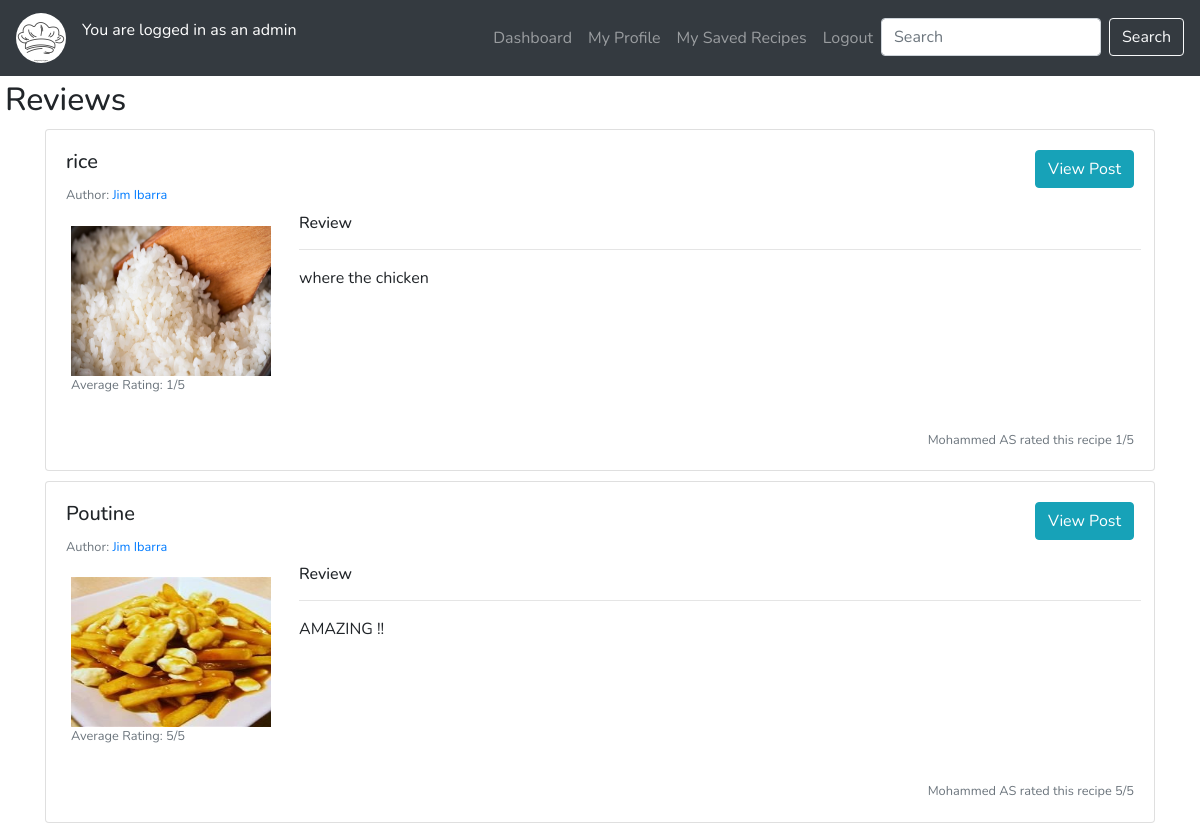
/review/index/21 (signed in), run on the app's committed database.
### tables this page shows
CREATE TABLE `review` (
  `review_id` int(6) NOT NULL,
  `profile_id` int(6) NOT NULL,
  `post_id` int(6) NOT NULL,
  `review_content` text NOT NULL,
  `rating` int(11) DEFAULT NULL
);

CREATE TABLE `post` (
  `post_id` int(6) NOT NULL,
  `profile_id` int(6) NOT NULL,
  `type_id` int(6) NOT NULL,
  `title` varchar(30) NOT NULL,
  `picture_id` int(6) NOT NULL,
  `description` varchar(250) NOT NULL,
  `ingredients` text NOT NULL,
  `time` varchar(20) NOT NULL,
  `preperation_time` varchar(60) NOT NULL,
  `directions` text NOT NULL,
  `portions` int(11) NOT NULL,
  `date_posted` timestamp NOT NULL DEFAULT CURRENT_TIMESTAMP
);

CREATE TABLE `picture` (
  `picture_id` int(6) NOT NULL,
  `path` text NOT NULL
);

### htdocs/app/core/Controller.php (called while the page is built, shortened)
<?php
	require_once ('app/views/layout/layout.php');
	class Controller{
		public function model($model){
			return new $model();
		}
		public function view($view, $method, $data = []){
			require_once 'app/views/' . $view  . "/" . $method . '.php';
		}
	}

### htdocs/app/controllers/review.php (called while the page is built, shortened)
<?php
	class Review extends Controller{
		public function index($profile_id){
			$profileModel = $this->model('ProfileModel');
			$reviewModel = $this->model('ReviewModel');
			$profile = $profileModel->getProfileByProfileId($profile_id);
			$reviews = $reviewModel->getAllReviews($profile->profile_id);
			$this->view('review','index', $reviews);
		}
	}

### htdocs/app/core/App.php (called while the page is built, shortened)
<?php
	class App{
		protected $method = 'dashboard';
		public function __construct(){
			$url = $this->parseUrl();
			if(file_exists('app/controllers/' . $url[0] . '.php')){
				unset($url[0]);
			}
			$this->controller = new $this->controller;
			if(isset($url[1])){
				if(method_exists($this->controller, $url[1])){
					$this->method = $url[1];
					unset($url[1]);
				}
			}
			$this->params = $url ? array_values($url) : [];
			call_user_func_array([$this->controller, $this->method], $this->params);
		}
		public function parseUrl(){
			if(isset($_GET['url'])){
				return $url = explode('/', filter_var(rtrim($_GET['url'], '/'), FILTER_SANITIZE_URL));
			}
		}
	}

### htdocs/index.php (called while the page is built, shortened)
<?php
	$app = new App;

### htdocs/app/core/Model.php (called while the page is built, shortened)
<?php
class Model {
	function __construct(){
		$host = 'localhost';
		$dbname = 'Project';
		$user = 'root';
		$pass = '';
		try{
			$this->_connection = new PDO("mysql:host=$host; dbname=$dbname", $user, $pass);
		}catch(PDOException $e){
			echo $e->getMessage();
		}
	}
}

### htdocs/app/models/ReviewModel.php (called while the page is built, shortened)
<?php
	class ReviewModel extends Model{
		public function getAllReviews($id){
			$query = "SELECT review.*, post.title,post.profile_id as 'author_id', picture.path,
						CONCAT(profile.first_name, ' ', profile.last_name) as name,
							(SELECT CONCAT(profile.first_name, ' ', profile.last_name)
							 FROM profile
							 WHERE post.profile_id = profile.profile_id) as author,
							 (SELECT AVG(review.rating)
  							  FROM review
  							  WHERE post.post_id = review.post_id) as avg
					  FROM review
					  INNER JOIN post
						  ON post.post_id = review.post_id
					  INNER JOIN picture
						  ON picture.picture_id = post.picture_id
					  INNER JOIN profile
						  ON review.profile_id = profile.profile_id
					  WHERE review.profile_id = :id";
			$STH = $this->_connection->prepare($query);
			$STH->setFetchMode(PDO::FETCH_CLASS, 'ReviewModel');
			$STH->execute(['id'=>$id]);
			return $STH->fetchAll();
		}
	}

### htdocs/app/models/ProfileModel.php (called while the page is built, shortened)
<?php
	class ProfileModel extends Model{
		public function getProfileByProfileId($id){
			$STH = $this->_connection->prepare("SELECT * FROM profile WHERE profile_id = :id");
			$STH->setFetchMode(PDO::FETCH_CLASS, 'ProfileModel');
			$STH->execute(['id'=>$id]);
			return $STH->fetch();
		}
	}

### htdocs/app/views/review/index.php (the view, shortened to what this page needs)
<h2 style='margin: 5px;'>Reviews</h2>
<?php
  foreach($data as $value){
  print "
    <div class='container' style='margin-top: 10px'>
      <div class='card'>
        <div class='card-body'>
        <a href='/post/viewPost/". $value->post_id ."' class='btn btn-info float-right'>View Post</a>
          <h5 class='card-title'>". $value->title ."</h5>
          <small class='text-muted'>Author: <a href='/profile/index/". $value->author_id . "'>" . $value->author ."</small></a>
          <div class='row'>
            <div class='d-flex justify-content-start' style='margin: 20px'>
            <figure>
              <img src='". $value->path ."' style='width:200px; height:150;' class='img-responsive'/><br/>
              <figcaption>
                <small class='text-muted'>Average Rating: ". round($value->avg,1) ."/5</small>
                </figcaption>
              </figure>
            </div>
            <div class='p-2 flex-grow-1'>
              <h6 class='card-title'>Review</h6><hr/>
              ". $value->review_content ."
            </div>
          </div>
          <div class='footer float-right'>
          <small class='text-muted'>". $value->name ." rated this recipe " . $value->rating ."/5</small>
          </div>
        </div>
      </div>
    </div>
    ";
}
?>

### htdocs/css/layoutCss.css (style rules this page uses)
body { font-family: 'Nunito', sans-serif; }

### data on the page
review: post.title "rice", author "Jim Ibarra", picture.path (picture), avg "1", review_content "where the chicken", name "Mohammed AS", rating "1"
review: post.title "Poutine", author "Jim Ibarra", picture.path (picture), avg "5", review_content "AMAZING !!", name "Mohammed AS", rating "5"
